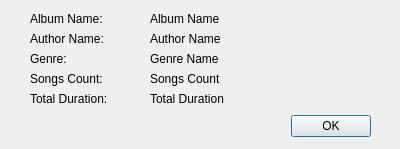
<?xml version="1.0" encoding="UTF-8"?>
<ui version="4.0">
 <class>AlbumDescriber</class>
 <widget class="QDialog" name="AlbumDescriber">
  <property name="geometry">
   <rect>
    <x>0</x>
    <y>0</y>
    <width>400</width>
    <height>149</height>
   </rect>
  </property>
  <property name="windowTitle">
   <string>Album Information</string>
  </property>
  <widget class="QDialogButtonBox" name="buttonBox">
   <property name="geometry">
    <rect>
     <x>30</x>
     <y>110</y>
     <width>341</width>
     <height>32</height>
    </rect>
   </property>
   <property name="orientation">
    <enum>Qt::Horizontal</enum>
   </property>
   <property name="standardButtons">
    <set>QDialogButtonBox::Ok</set>
   </property>
  </widget>
  <widget class="QLabel" name="label">
   <property name="geometry">
    <rect>
     <x>30</x>
     <y>10</y>
     <width>111</width>
     <height>17</height>
    </rect>
   </property>
   <property name="text">
    <string>Album Name:</string>
   </property>
  </widget>
  <widget class="QLabel" name="label_2">
   <property name="geometry">
    <rect>
     <x>30</x>
     <y>30</y>
     <width>111</width>
     <height>17</height>
    </rect>
   </property>
   <property name="text">
    <string>Author Name:</string>
   </property>
  </widget>
  <widget class="QLabel" name="label_3">
   <property name="geometry">
    <rect>
     <x>30</x>
     <y>50</y>
     <width>111</width>
     <height>17</height>
    </rect>
   </property>
   <property name="text">
    <string>Genre:</string>
   </property>
  </widget>
  <widget class="QLabel" name="label_4">
   <property name="geometry">
    <rect>
     <x>30</x>
     <y>70</y>
     <width>111</width>
     <height>17</height>
    </rect>
   </property>
   <property name="text">
    <string>Songs Count:</string>
   </property>
  </widget>
  <widget class="QLabel" name="label_5">
   <property name="geometry">
    <rect>
     <x>30</x>
     <y>90</y>
     <width>111</width>
     <height>17</height>
    </rect>
   </property>
   <property name="text">
    <string>Total Duration:</string>
   </property>
  </widget>
  <widget class="QLabel" name="albumName">
   <property name="geometry">
    <rect>
     <x>150</x>
     <y>10</y>
     <width>231</width>
     <height>17</height>
    </rect>
   </property>
   <property name="text">
    <string>Album Name</string>
   </property>
  </widget>
  <widget class="QLabel" name="authorName">
   <property name="geometry">
    <rect>
     <x>150</x>
     <y>30</y>
     <width>231</width>
     <height>17</height>
    </rect>
   </property>
   <property name="text">
    <string>Author Name</string>
   </property>
  </widget>
  <widget class="QLabel" name="genre">
   <property name="geometry">
    <rect>
     <x>150</x>
     <y>50</y>
     <width>231</width>
     <height>17</height>
    </rect>
   </property>
   <property name="text">
    <string>Genre Name</string>
   </property>
  </widget>
  <widget class="QLabel" name="songsCount">
   <property name="geometry">
    <rect>
     <x>150</x>
     <y>70</y>
     <width>231</width>
     <height>17</height>
    </rect>
   </property>
   <property name="text">
    <string>Songs Count</string>
   </property>
  </widget>
  <widget class="QLabel" name="totalDuration">
   <property name="geometry">
    <rect>
     <x>150</x>
     <y>90</y>
     <width>231</width>
     <height>17</height>
    </rect>
   </property>
   <property name="text">
    <string>Total Duration</string>
   </property>
  </widget>
 </widget>
 <resources/>
 <connections>
  <connection>
   <sender>buttonBox</sender>
   <signal>accepted()</signal>
   <receiver>AlbumDescriber</receiver>
   <slot>accept()</slot>
   <hints>
    <hint type="sourcelabel">
     <x>248</x>
     <y>254</y>
    </hint>
    <hint type="destinationlabel">
     <x>157</x>
     <y>274</y>
    </hint>
   </hints>
  </connection>
 </connections>
</ui>
